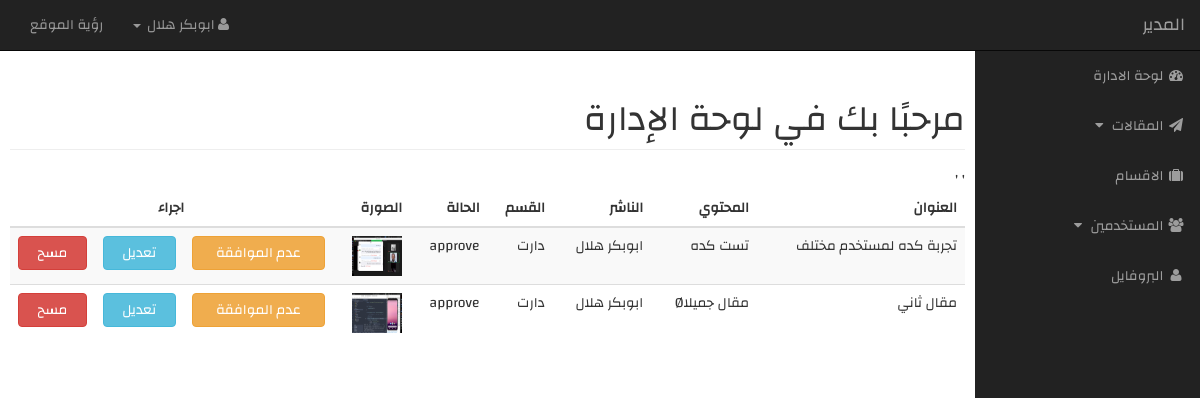
The page /admin/posts.php (signed in) on the database its author committed.
### tables this page shows
CREATE TABLE `posts` (
  `post_ID` int NOT NULL,
  `post_content` text NOT NULL,
  `post_date` varchar(255) NOT NULL,
  `post_image` text,
  `post_title` varchar(255) NOT NULL,
  `post_status` varchar(255) DEFAULT 'unapproved',
  `post_tags` text NOT NULL,
  `user_id` int NOT NULL,
  `cat_id` int NOT NULL
);

CREATE TABLE `users` (
  `user_ID` int NOT NULL,
  `name` varchar(255) NOT NULL,
  `email` varchar(255) NOT NULL,
  `password` text NOT NULL,
  `pic` text NOT NULL,
  `pio` text,
  `is_active` varchar(255) DEFAULT 'unapproved',
  `post_id` int DEFAULT NULL,
  `role` varchar(255) DEFAULT '1'
);

CREATE TABLE `categories` (
  `cat_ID` int NOT NULL,
  `cat_title` varchar(255) NOT NULL
);

### admin/includes/functions.php (called while the page is built, shortened)
<?php include "db.php";
?>
<?php
  function load_one_category($cat_id){
      global $conn;
        $sql = "SELECT cat_title FROM categories WHERE cat_ID=$cat_id ORDER BY cat_ID";
        $result = $conn->query($sql);
        if ($result->num_rows > 0) {
        $data = $result->fetch_assoc();
        return $data['cat_title'];
        } else {
         return false;
        }
  }
 function loadPosts(){
      global $conn;
        $sql = "SELECT * FROM posts
        INNER JOIN users ON posts.user_id=users.user_ID
        INNER JOIN categories ON posts.cat_id=categories.cat_ID";
        $result = $conn->query($sql);
        if ($result->num_rows > 0) {
        $data = $result->fetch_all(MYSQLI_ASSOC);
        return $data;
        } else {
         return false;
        }
 }
  function get_user($user_id){
      global $conn;
        $sql = "SELECT * FROM users WHERE user_ID=$user_id ORDER BY user_ID";
        $result = $conn->query($sql);
        if ($result->num_rows > 0) {
        $data = $result;
        return $data;
        } else {
         return false;
        }
  }
?>

### admin/includes/post.php (the view, shortened to what this page needs)
<?php
if (loadPosts()) :
?>
<div class="table-responsive">
    <table class="table table-striped table-hover">
        <thead>
            <tr>
                <th>العنوان</th>
                <th>المحتوي</th>
                <th>الناشر</th>
                <th>القسم</th>
                <th>الحالة</th>
                <th>الصورة</th>
                <th colspan="3" class="text-center">اجراء</th>
            </tr>
        </thead>
        <tbody>
            <?php
                foreach (loadPosts() as $posts) {
                    $user_id = $posts['user_id'];
                    $user_info = get_user($user_id);
                    foreach($user_info as $info){
                        $author = $info['name'];
                    }
                    $post_id = $posts['post_ID'];
                    $title = $posts['post_title'];
                    $content = substr($posts['post_content'], 0, 20);
                    $category=load_one_category($posts['cat_id']);
                    $status = $posts['post_status'];
                    $status = ($status?$status:"unapproved");
                    $image = $posts['post_image'];
                ?>
            <tr>
                <td><?php echo $title; ?></td>
                <td><?php echo $content; ?></td>
                <td><?php echo $author; ?></td>
                <td><?php echo $category; ?></td>
                <td><?php echo $status; ?></td>
                <td>
                    <?php
                            if($image){
                                echo "<img src='$image' width='50px' height='40px'/>";
                            }else {
                                echo "لا توجد صورة";
                            }
                         ?>
                </td>
                <?php
                            if ($status === "unapproved") {?>
                <td> <a class="btn btn-success btn-block" href="posts.php?approve=<?php echo $post_id; ?>"> موافقة
                    </a></td>
                <?php
                            }else {
                                ?>
                <td><a class="btn btn-warning btn-block" href="posts.php?unapprove=<?php echo $post_id; ?>"> عدم
                        الموافقة
                    </a></td>'
                <?php
                            }
                            ?>
                <td><?php echo "<a href='posts.php?to=edit_post&edit_post=$post_id' class='btn btn-info btn-block'> تعديل
                        </a>"; ?></td>
                <td><a href='posts.php?delete_post=<?php echo $post_id; ?>' class='btn btn-danger btn-block'> مسح
                    </a></td>
            </tr>
            <?php
                };
                ?>
        </tbody>
    </table>
</div>
<?php
else :
    echo "<h4 class='text-center'>لا توجد بيانات</h4>";
endif;
?>

### admin/includes/header.php (shortened to what this page needs)
<?php
include "db.php";
include "functions.php";
if (isset($_SESSION['userLogin'])) {
    $user = $_SESSION['userLogin'];
}else {
    header("Location:../blog_admin.php?error=1");
}
?>
<!DOCTYPE html>
<html lang="ar" dir="rtl">
<head>
    <link href="css/bootstrap.min.css" rel="stylesheet">
    <link href="css/bootstrap-rtl.min.css" rel="stylesheet">
    <link href="css/sb-admin.css" rel="stylesheet">
    <link href="css/sb-admin-rtl.css" rel="stylesheet">
    <link href="font-awesome/css/font-awesome.min.css" rel="stylesheet" type="text/css">
<body>

### admin/posts.php (shortened to what this page needs)
<?php
include 'includes/header.php';
?>
<div id="wrapper">
	<?php include 'includes/navigation.php'; ?>
	<div id="page-wrapper">
		<div class="container-fluid">
			<div class="row">
				<h1 class="page-header">
					مرحبًا بك في لوحة الإدارة
				</h1>
				<?php
				if (isset($_GET['to'])) {
					$to = $_GET['to'];
					if ($to == "add_post") {
						include "includes/addpost.php";
					} elseif ($to == "edit_post"){
						include "includes/edit_post.php";
					}else {
						if($_SESSION['role']== 0){
							include "includes/post.php";
						}elseif($_SESSION['role']== 1) {
							include "posts_user.php";
						}else{
							  include "../index.php";
						}
					}
				}
				else {
					if($_SESSION['role']== 0){
							include "includes/post.php";
					}elseif($_SESSION['role']== 1) {
							include "posts_user.php";
					}else{
							  include "../index.php";
					}
				}
				?>
			</div>
		</div>
	</div>
</div>

### admin/includes/navigation.php (shortened to what this page needs)
<nav class="navbar navbar-inverse navbar-fixed-top" role="navigation">
    <div class="navbar-header">
        <a class="navbar-brand" href="index.php">المدير</a>
    </div>
    <ul class="nav navbar-right top-nav">
        <li><a href="../index.php">رؤية الموقع</a></li>
        <li class="dropdown">
            <a href="#" class="dropdown-toggle" data-toggle="dropdown"><i class="fa fa-user"></i>
                <?php echo $user; ?>
                <b class="caret"></b></a>
        </li>
    </ul>
    <div class="collapse navbar-collapse navbar-ex1-collapse">
        <ul class="nav navbar-nav side-nav">
            <?php
            if($_SESSION['role']==0){
                echo '<li>
                <a href="index.php"><i class="fa fa-fw fa-dashboard"></i> لوحة الادارة</a>
            </li>';
            }else {
                echo "";
            }
           ?>
            <li>
                <a href="javascript:;" data-toggle="collapse" data-target="#demo"><i class="fa fa-fw fa-send"></i>
                    المقالات <i class="fa fa-fw fa-caret-down"></i></a>
            </li>
            <?php
            if($_SESSION['role']==0){
                echo '<li>
                <a href="categories.php"><i class="fa fa-fw fa-suitcase"></i> الاقسام</a>
            </li>';
            }else {
                echo "";
            }
           ?>
            <?php
           if ($_SESSION['role']==0) {
               echo '<li>
                <a href="javascript:;" data-toggle="collapse" data-target="#users"><i class="fa fa-fw fa-users"></i> المستخدمين <i class="fa fa-fw fa-caret-down"></i></a>
                <ul id="users" class="collapse">
                    <li>
                        <a href="users.php">عرض كل المستخدمين</a>
                    </li>
                    <li>
                        <a href="../register.php">اضافة مستخدمين</a>
                    </li>
                </ul>
            </li>';
           }else{
               echo "";
           }
           ?>
            <li>
                <a href="profile.php"><i class="fa fa-fw fa-user"></i> البروفايل</a>
            </li>
        </ul>
    </div>
</nav>

### admin/css/sb-admin.css (style rules this page uses)
body { margin-top: 100px; background-color: #fff; font-family:"Changa"; }
@media (min-width:768px) { body { margin-top: 50px; } }
#wrapper { padding-left: 0; }
#page-wrapper { width: 100%; padding: 0; background-color: #fff; height: 100%; margin-bottom: -50px; }
@media (min-width:768px) { #wrapper { padding-left: 225px; } }
@media (min-width:768px) { #page-wrapper { padding: 10px; } }
.top-nav { padding: 0 15px; }
.top-nav>li { display: inline-block; float: left; }
.top-nav>li>a { padding-top: 15px; padding-bottom: 15px; line-height: 20px; color: #999; }
@media (min-width:768px) { .side-nav { position: fixed; top: 51px; left: 225px; width: 225px; margin-left: -225px; border: none; border-radius: 0; overflow-y: auto; background-color: #222; height: 100%; } }
@media (min-width:768px) { .side-nav>li>a { width: 225px; } }

### admin/css/sb-admin-rtl.css (style rules this page uses)
@media (min-width: 768px) { #wrapper { padding-right: 225px; padding-left: 0; } }
@media (min-width: 768px) { .side-nav { right: 0;left: auto; } }
@media (min-width: 768px) { .nav.navbar-right { float: left!important; margin-right: -15px; } }

### rows shown on the page
posts: post_title "تجربة كده لمستخدم مختلف", post_content "تست كده", user.name "ابوبكر هلال", cat.cat_title "دارت", post_status "approve", post_image (picture)
posts: post_title "مقال ثاني", post_content "مقال جميلاØ", user.name "ابوبكر هلال", cat.cat_title "دارت", post_status "approve", post_image (picture)

### other values the page prints
$user "ابوبكر هلال"
